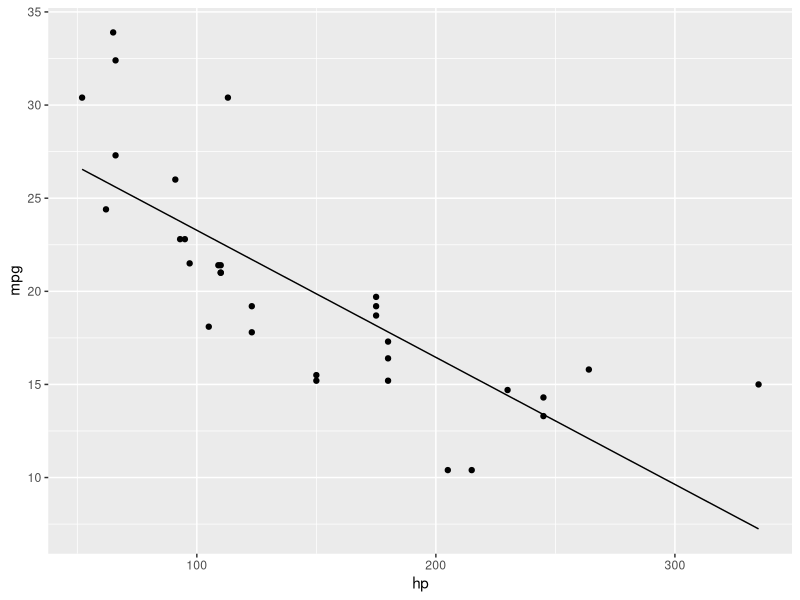
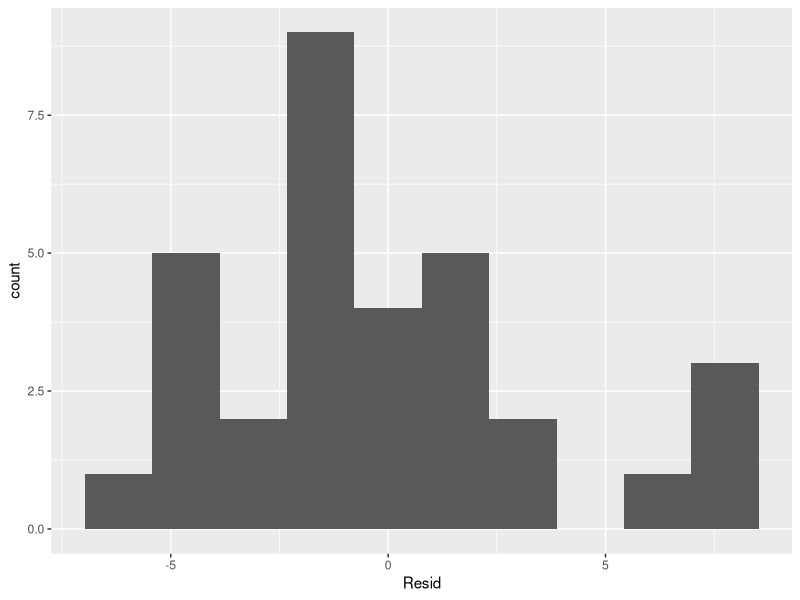
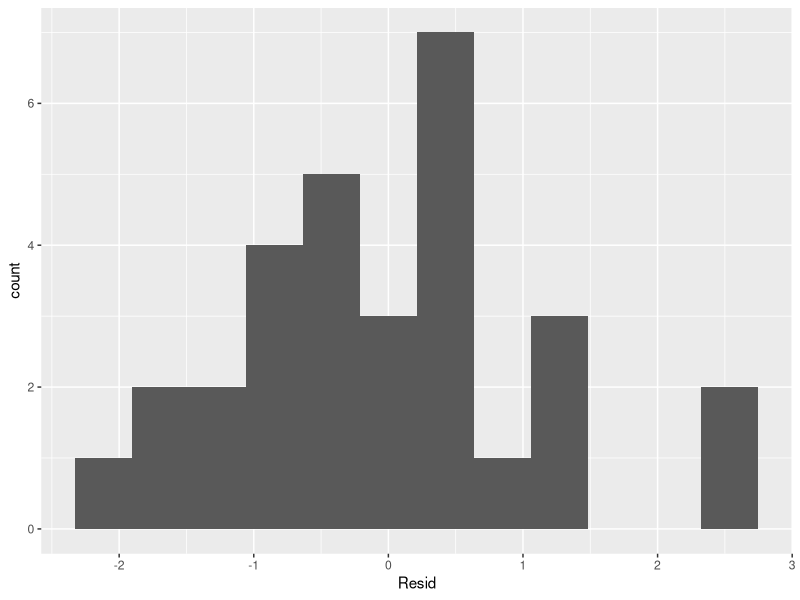
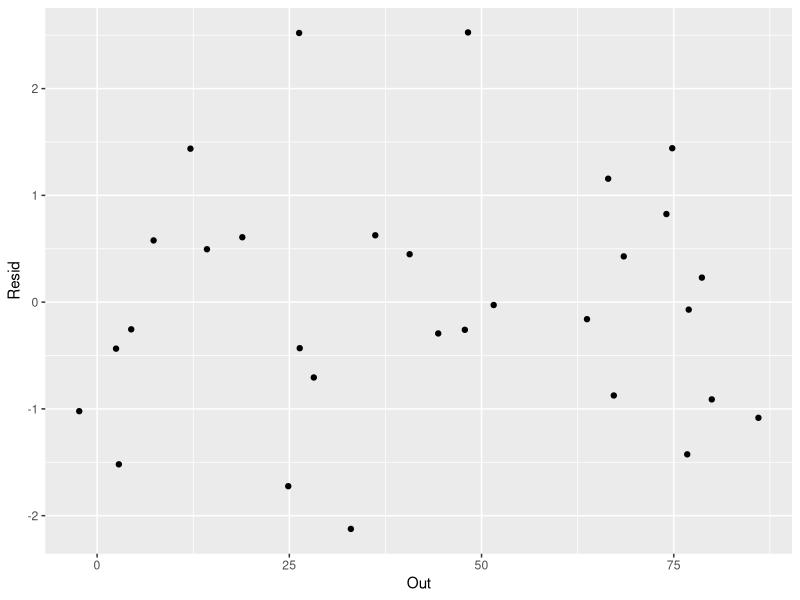

Source code (R) for these figures, in order:
## ---- chunk 1
knitr::opts_chunk$set(echo = TRUE)
## ---- chunk 2
library(tidyverse)
## ---- chunk 3
glimpse(mtcars)
## ---- chunk 4
hp_mod <- lm( mpg ~ hp, data = mtcars)
hp_mod
## ---- chunk 5
library(modelr)
mtcars %>% add_predictions(hp_mod, var = "Pred") %>%
    add_residuals(hp_mod, var = "Resid") %>%
    ggplot(aes(x = hp, y = mpg)) +
    geom_point() +
    geom_line(aes(y = Pred))
## ---- chunk 6
mtcars %>% 
    add_residuals(hp_mod, var = "Resid") %>%
    ggplot(aes(x = Resid)) +
    geom_histogram(bins = 10)
## ---- chunk 7
toy2 <- tibble(
    x = 1:30,
    y = runif(30)*10,
    Out = 3*x -2*y + 5 + rnorm(30)
)
## ---- chunk 8
mod_toy <- lm(Out ~ x + y, data = toy2)
mod_toy
## ---- chunk 9
toy2 %>% add_residuals(mod_toy, var = "Resid") %>%
    ggplot(aes(x = Resid)) +
    geom_histogram(bins = 12)
## ---- chunk 10
toy2 %>% add_residuals(mod_toy, var = "Resid") %>%
    summarize(   sqrt(sum(Resid^2)/n()) )
## ---- chunk 11
toy2 %>% add_residuals(mod_toy, var = "Resid") %>%
    summarize(   sqrt(sum(Resid^2)/(n() - 3)) )
## ---- chunk 12
toy2 %>% 
    add_residuals(mod_toy, var = "Resid") %>%
    ggplot(aes(x = Out, y = Resid)) +
    geom_point()
## ---- chunk 13
my_mt <- mtcars %>%
    mutate(gear = factor(gear),
           cyl = factor(cyl))
mod_gear <- lm(mpg ~ gear, data = my_mt)
mod_gear
## ---- chunk 14
my_mt %>%
    count(gear)
## ---- chunk 15
my_mt %>% 
    group_by(gear) %>%
    summarize(mean(mpg))
## ---- chunk 16
24.5333 - 16.10667
